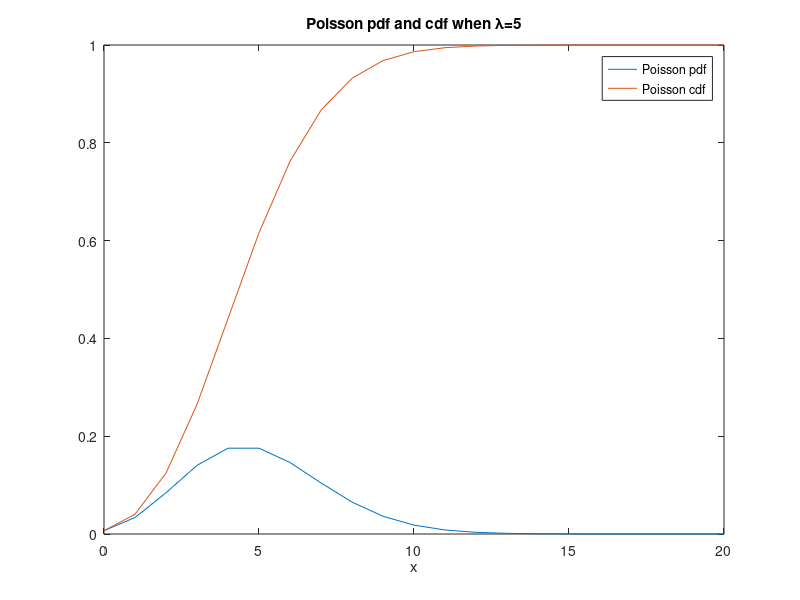

This chart was generated by the following MATLAB code:
lambda=5 %rate of arrival
% x-range
x=(0:1:20);
%compute cdf and pdf
pdfpoil=poisspdf(x,lambda)
cdfpoil=poisscdf(x,lambda);
%plot
h=figure('Color',[1 1 1]);
plot(x,pdfpoil,x,cdfpoil);
xlabel('x');
title('Poisson pdf and cdf when \lambda=5');
legend('Poisson pdf','Poisson cdf');